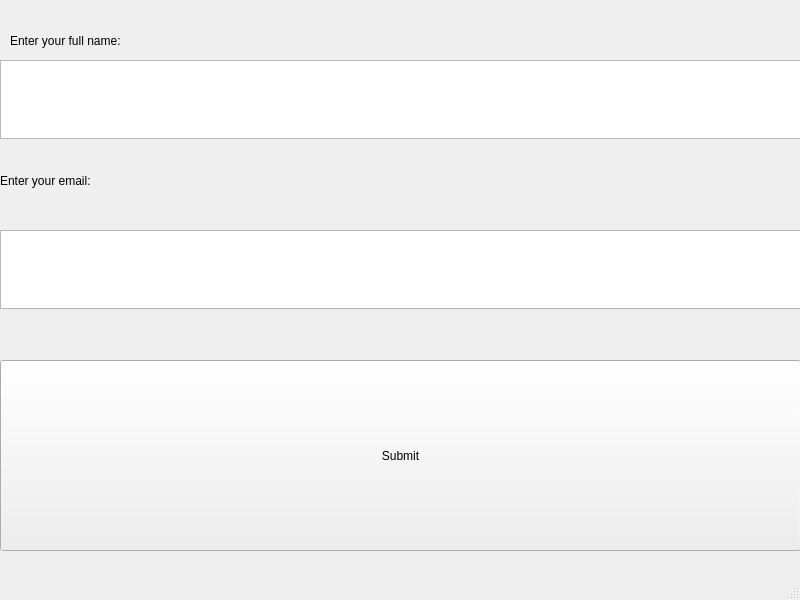
<?xml version="1.0" encoding="UTF-8"?>
<ui version="4.0">
 <class>MainWindow</class>
 <widget class="QMainWindow" name="MainWindow">
  <property name="geometry">
   <rect>
    <x>0</x>
    <y>0</y>
    <width>800</width>
    <height>600</height>
   </rect>
  </property>
  <property name="windowTitle">
   <string>MainWindow</string>
  </property>
  <widget class="QWidget" name="centralwidget">
   <widget class="QLabel" name="nameLabel">
    <property name="geometry">
     <rect>
      <x>10</x>
      <y>15</y>
      <width>171</width>
      <height>51</height>
     </rect>
    </property>
    <property name="text">
     <string>Enter your full name:</string>
    </property>
    <property name="textFormat">
     <enum>Qt::AutoText</enum>
    </property>
   </widget>
   <widget class="QLabel" name="emailLabel">
    <property name="geometry">
     <rect>
      <x>0</x>
      <y>150</y>
      <width>191</width>
      <height>61</height>
     </rect>
    </property>
    <property name="text">
     <string>Enter your email:</string>
    </property>
   </widget>
   <widget class="QPushButton" name="submitButton">
    <property name="geometry">
     <rect>
      <x>0</x>
      <y>360</y>
      <width>801</width>
      <height>191</height>
     </rect>
    </property>
    <property name="text">
     <string>Submit</string>
    </property>
   </widget>
   <widget class="QTextEdit" name="nameTextEdit">
    <property name="geometry">
     <rect>
      <x>0</x>
      <y>60</y>
      <width>801</width>
      <height>79</height>
     </rect>
    </property>
   </widget>
   <widget class="QTextEdit" name="emailTextEdit">
    <property name="geometry">
     <rect>
      <x>0</x>
      <y>230</y>
      <width>801</width>
      <height>79</height>
     </rect>
    </property>
   </widget>
  </widget>
  <widget class="QStatusBar" name="statusbar"/>
 </widget>
 <resources/>
 <connections/>
</ui>
